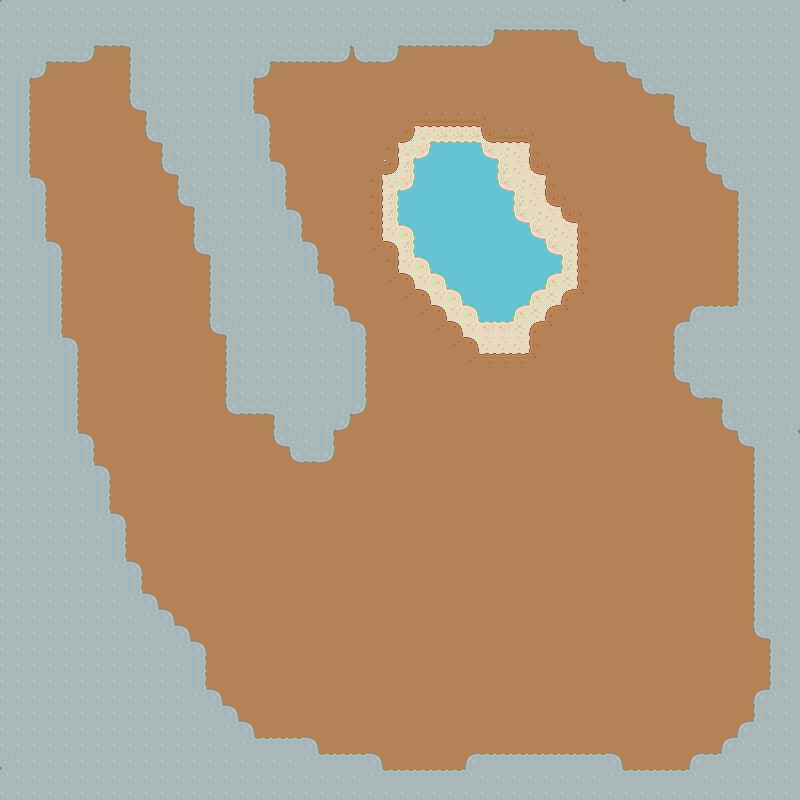

A 2D game scene composited from a Tiled map and its tileset images. What follows is a short description and the map's XML, with each tile layer's data collapsed to a summary:
An orthogonal 50x50 tile map with 16x16 px tiles, 4 tile layers (Water, Sand, Ground, Blocks), 2 tilesets.

<map version="1.0" orientation="orthogonal" renderorder="right-down" width="50" height="50" tilewidth="16" tileheight="16" nextobjectid="1">
 <tileset firstgid="1" name="Land" tilewidth="16" tileheight="16" spacing="1" tilecount="1767" columns="57">
  <image source="roguelikeSheet_transparent.png" width="968" height="526" />
  <terraintypes>
   <terrain name="Stone" tile="920" />
   <terrain name="Sand" tile="1262" />
   <terrain name="Ground" tile="578" />
  </terraintypes>
  <tile id="518" terrain="2,2,2," />
  <tile id="519" terrain="2,2,,2" />
  <tile id="520" terrain=",,,2" />
  <tile id="521" terrain=",,2,2" />
  <tile id="522" terrain=",,2," />
  <tile id="575" terrain="2,,2,2" />
  <tile id="576" terrain=",2,2,2" />
  <tile id="577" terrain=",2,,2" />
  <tile id="578" terrain="2,2,2,2" />
  <tile id="579" terrain="2,,2," />
  <tile id="634" terrain=",2,," />
  <tile id="635" terrain="2,2,," />
  <tile id="636" terrain="2,,," />
  <tile id="860" terrain="0,0,0," />
  <tile id="861" terrain="0,0,,0" />
  <tile id="862" terrain=",,,0" />
  <tile id="863" terrain=",,0,0" />
  <tile id="864" terrain=",,0," />
  <tile id="917" terrain="0,,0,0" />
  <tile id="918" terrain=",0,0,0" />
  <tile id="919" terrain=",0,,0" />
  <tile id="920" terrain="0,0,0,0" />
  <tile id="921" terrain="0,,0," />
  <tile id="976" terrain=",0,," />
  <tile id="977" terrain="0,0,," />
  <tile id="978" terrain="0,,," />
  <tile id="1202" terrain="1,1,1," />
  <tile id="1203" terrain="1,1,,1" />
  <tile id="1204" terrain=",,,1" />
  <tile id="1205" terrain=",,1,1" />
  <tile id="1206" terrain=",,1," />
  <tile id="1259" terrain="1,,1,1" />
  <tile id="1260" terrain=",1,1,1" />
  <tile id="1261" terrain=",1,,1" />
  <tile id="1262" terrain="1,1,1,1" />
  <tile id="1263" terrain="1,,1," />
  <tile id="1318" terrain=",1,," />
  <tile id="1319" terrain="1,1,," />
  <tile id="1320" terrain="1,,," />
 </tileset>
 <tileset firstgid="1768" name="Caves" tilewidth="16" tileheight="16" spacing="1" tilecount="522" columns="29">
  <image source="roguelikeDungeon_transparent.png" width="492" height="305" />
 </tileset>
 <layer name="Water" width="50" height="50">
  <data>[2500 cells, 2500 non-empty, 1 distinct tile ids]</data>
 </layer>
 <layer name="Sand" width="50" height="50">
  <data>[2500 cells, 172 non-empty, 13 distinct tile ids]</data>
 </layer>
 <layer name="Ground" width="50" height="50">
  <data>[2500 cells, 2384 non-empty, 14 distinct tile ids]</data>
 </layer>
 <layer name="Blocks" width="50" height="50">
  <data>[2500 cells, 1012 non-empty, 13 distinct tile ids]</data>
 </layer>
</map>
